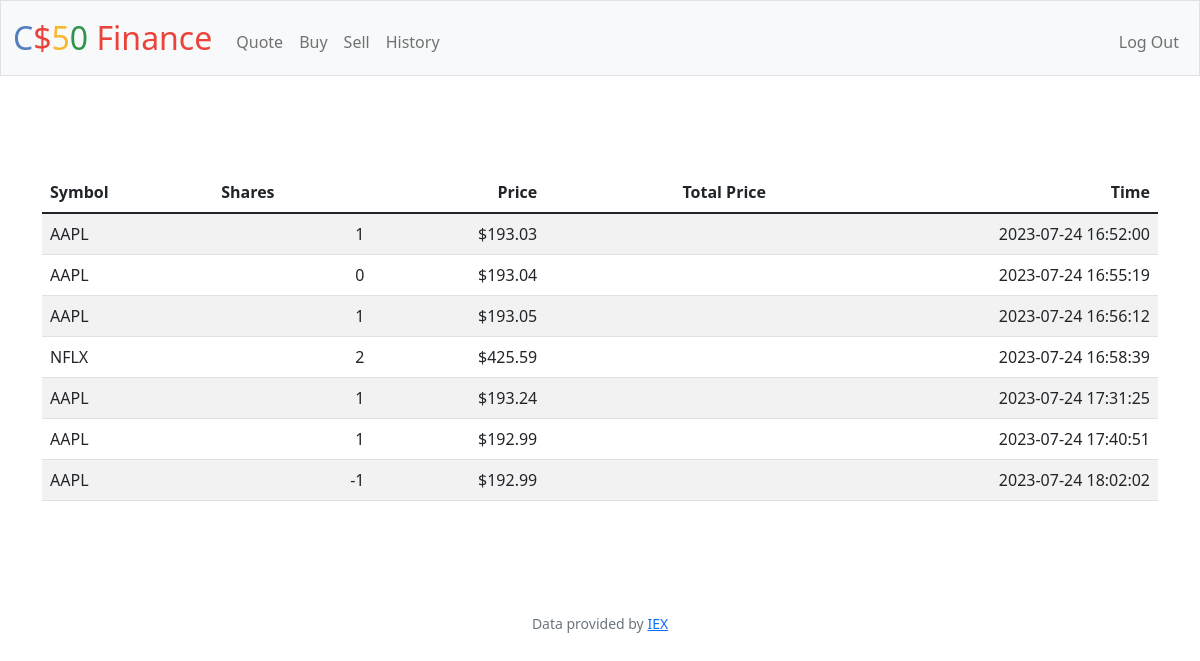
The app's page /history (signed in) with its own data.
### tables this page shows
CREATE TABLE "purchases" ('id' INTEGER PRIMARY KEY AUTOINCREMENT NOT NULL, 'user_id' INTEGER, 'symbol' TEXT, 'shares' INTEGER, 'price' REAL, 'time' DATETIME);

### app.py (the view)
@app.route("/history")
@login_required
def history():
    user_id = session["user_id"]
    purchases_db = db.execute("SELECT * FROM purchases WHERE user_id = ?", user_id)
    return render_template("history.html", purchases=purchases_db)

### app.py (called while the page is built)
@app.after_request
def after_request(response):
    response.headers["Cache-Control"] = "no-cache, no-store, must-revalidate"
    response.headers["Expires"] = 0
    response.headers["Pragma"] = "no-cache"
    return response

### helpers.py (called while the page is built)
def login_required(f):
    @wraps(f)
    def decorated_function(*args, **kwargs):
        if session.get("user_id") is None:
            return redirect("/login")
        return f(*args, **kwargs)
    return decorated_function

### templates/history.html (shortened to what this page needs)
{% extends "layout.html" %}
{% block main %}
<main class="container py-5 text-center">
    <table class="table table-striped">
        <thead>
            <tr>
                <th class="text-start">Symbol</th>
                <th class="text-start">Shares</th>
                <th class="text-end">Price</th>
                <th class="text-end">Total Price</th>
                <th class="text-end">Time</th>
            </tr>
        </thead>
       <tbody>
        {% for row in purchases %}
                <tr>
                    <td class="text-start">{{row["symbol"]}}</td>
                    <td class="text-end">{{row["shares"]}}</td>
                    <td class="text-end">${{row["price"]}}</td>
                    <td class="text-end">{{row["total"]}}</td>
                    <td class="text-end">{{row["time"]}}</td>
                </tr>
        {%endfor%}
        </tbody>
    </table>
        </main>
{% endblock %}

### records on screen
purchases: symbol "AAPL", shares "1", price "193.03", time "2023-07-24 16:52:00"
purchases: symbol "AAPL", shares "0", price "193.04", time "2023-07-24 16:55:19"
purchases: symbol "AAPL", shares "1", price "193.05", time "2023-07-24 16:56:12"
purchases: symbol "NFLX", shares "2", price "425.59", time "2023-07-24 16:58:39"
purchases: symbol "AAPL", shares "1", price "193.24", time "2023-07-24 17:31:25"
purchases: symbol "AAPL", shares "1", price "192.99", time "2023-07-24 17:40:51"
purchases: symbol "AAPL", shares "-1", price "192.99", time "2023-07-24 18:02:02"
